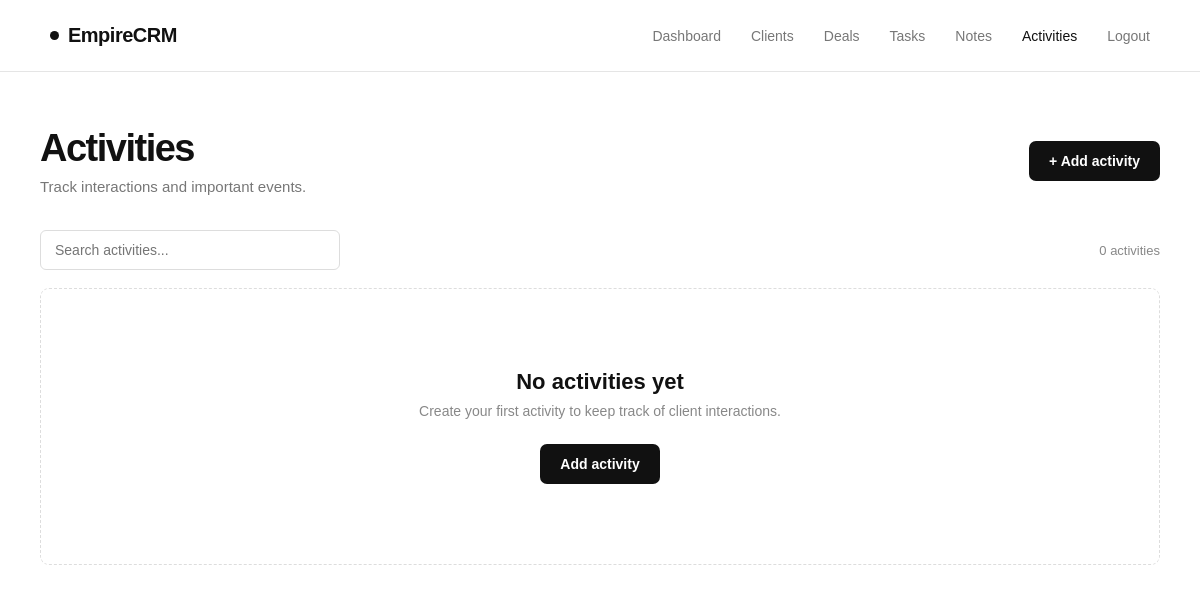
Page /activities (signed in) on the earlier database version.
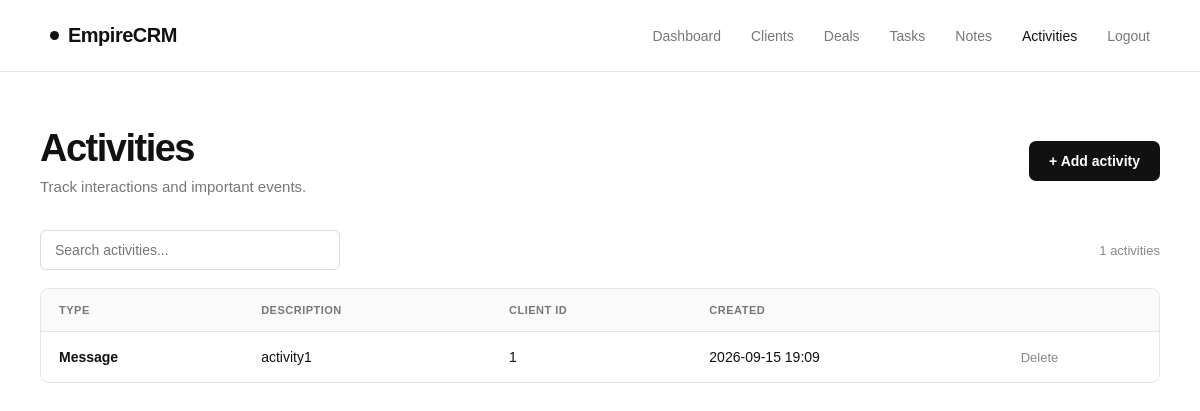
Same page on the later database version.
### main.py (models this page shows)
class Activity(db.Model):
    id = db.Column(db.Integer, primary_key=True)
    type = db.Column(db.String(50), nullable=False)
    description = db.Column(db.Text)
    created_at = db.Column(db.DateTime, default=datetime.now)
    client_id = db.Column(db.Integer, db.ForeignKey('client.id'))
    user_id = db.Column(db.Integer, db.ForeignKey('user.id'))

### main.py (the view, shortened to what this page needs)
@app.route('/activities', methods=['GET', 'POST', 'DELETE'])
def activities():
    activities = Activity.query.filter_by(user_id=current_user.id).order_by(Activity.created_at.desc()).all()
    return render_template('activities.html', activities=activities)

### main.py (called while the page is built)
@login_manager.user_loader
def load_user(user_id):
    return db.session.get(User, int(user_id))

### templates/activities.html (shortened to what this page needs)
<!DOCTYPE html>
<html lang="en">
<head>
    <link rel="stylesheet" href="{{ url_for('static', filename='activities.css') }}">
</head>
<body>
<nav class="navbar">
    <div class="logo">
        <span class="logo-dot"></span>
        EmpireCRM
    </div>
    <div class="nav-links">
        <a href="{{ url_for('main') }}">Dashboard</a>
        <a href="{{ url_for('clients') }}">Clients</a>
        <a href="{{ url_for('deals') }}">Deals</a>
        <a href="{{ url_for('tasks') }}">Tasks</a>
        <a href="{{ url_for('notes') }}">Notes</a>
        <a href="{{ url_for('activities') }}" class="active">Activities</a>
        <a href="{{ url_for('logout') }}">Logout</a>
    </div>
</nav>
<main class="activities-page">
    <div class="page-header">
        <div>
            <h1>Activities</h1>
            <p>Track interactions and important events.</p>
        </div>
        <button class="add-activity-btn" onclick="openModal()">
            + Add activity
        </button>
    </div>
    <div class="activities-toolbar">
        <div class="search-box">
            <input
                type="text"
                id="searchInput"
                placeholder="Search activities..."
                oninput="searchActivities()"
            >
        </div>
        <div class="activity-count">
            {{ activities|length }} activities
        </div>
    </div>
    {% if activities %}
    <div class="table-container">
        <table>
            <thead>
                <tr>
                    <th>Type</th>
                    <th>Description</th>
                    <th>Client ID</th>
                    <th>Created</th>
                    <th></th>
                </tr>
            </thead>
            <tbody id="activitiesTable">
                {% for activity in activities %}
                <tr data-activity="{{ activity.id }}">
                    <td>
                        <strong>{{ activity.type }}</strong>
                    </td>
                    <td>
                        {{ activity.description or '—' }}
                    </td>
                    <td>
                        {{ activity.client_id or '—' }}
                    </td>
                    <td>
                        {{ activity.created_at.strftime('%Y-%m-%d %H:%M') }}
                    </td>
                    <td>
                        <button
                            class="delete-btn"
                            onclick="deleteActivity({{ activity.id }})"
                        >
                            Delete
                        </button>
                    </td>
                </tr>
                {% endfor %}
            </tbody>
        </table>
    </div>
    {% else %}
    <div class="empty-state">
        <h2>No activities yet</h2>
        <p>
            Create your first activity to keep track of client interactions.
        </p>
        <button class="add-activity-btn" onclick="openModal()">
            Add activity
        </button>
    </div>
    {% endif %}
</main>
</body>
</html>

Differences in the rows shown:
added Activity: type "Message", description "activity1", client "1", created_at "2026-09-15 19:09"
Other differences:
{{ activities|length }}: "0" → "1"
text no longer shown: "No activities yet Create your first activity to keep track of client interactions. Add activity"
text now shown: "TYPE DESCRIPTION CLIENT ID CREATED"
